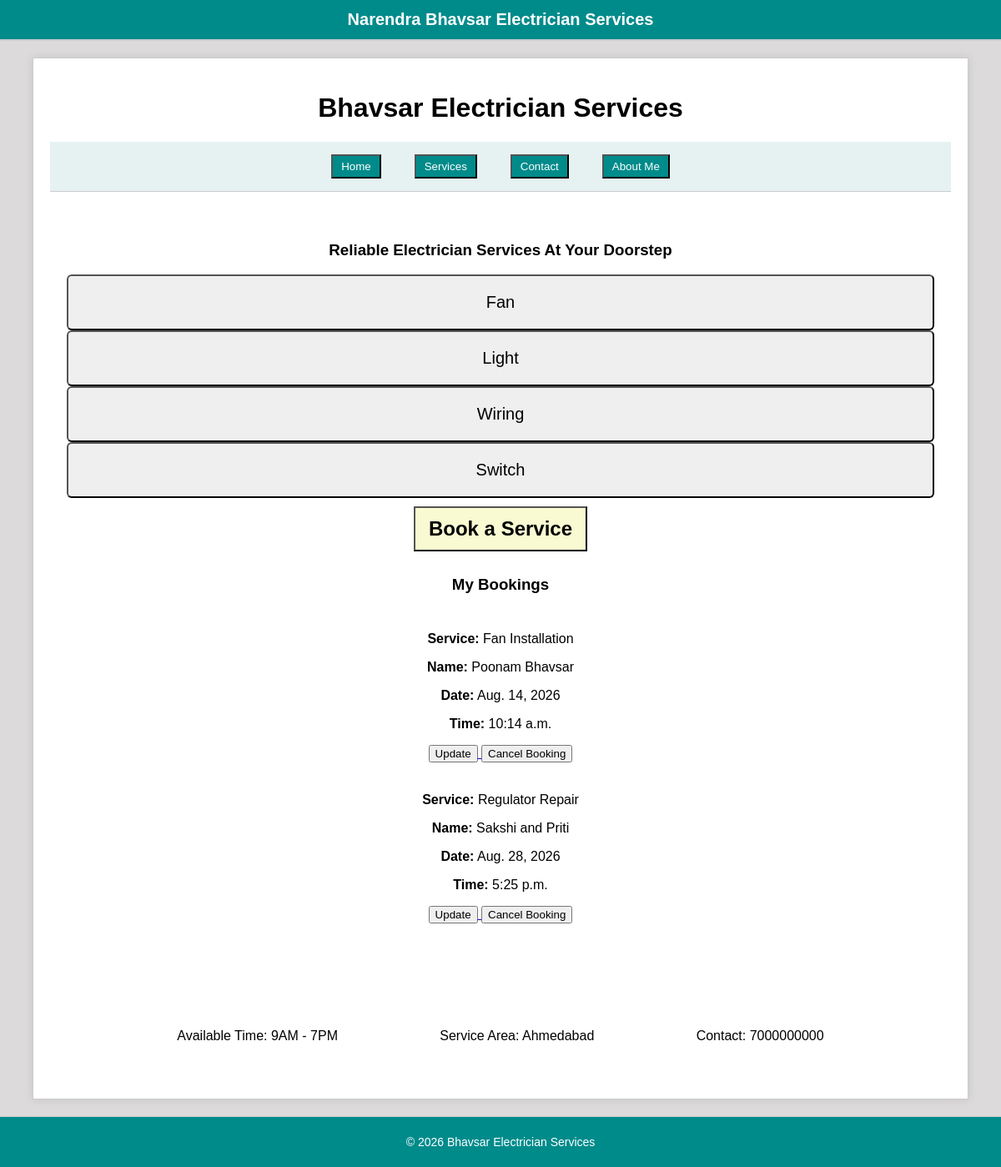
The page / on the database its author committed.
### services/models.py (models this page shows, shortened)
class Booking(models.Model):
    customer_name = models.CharField(max_length=100)
    mobile = models.CharField(max_length=15)
    service = models.CharField(max_length=100)
    price = models.IntegerField()
    location = models.CharField(max_length=100)
    address = models.TextField()
    date = models.DateField()
    time = models.TimeField()

### Electrician/views.py (the view)
# urls.py: 2. Add a URL to urlpatterns:  path('', views.home, name='home')
def home(request):
    bookings = Booking.objects.all()
    return render(request,"home.html",{"bookings": bookings})

### templates/home.html (shortened to what this page needs)
{% load static %}
<!DOCTYPE html>
<html lang="en">
<head>
    <link rel="stylesheet" href="{% static 'home.css' %}">
</head>
<body>
    <div class="header-banner">
            Narendra Bhavsar Electrician Services
</div>
    <div class="page">
        <header>
            <h1>Bhavsar Electrician Services</h1>
            <div class="navbar">
                <a href=""><button>Home</button></a>
                <a href="{% url 'services' %}"><button>Services</button></a>
                <a href="{% url 'contact' %}"><button>Contact</button></a>
                <a href="{% url 'about' %}"><button>About Me</button></a>
            </div>
        </header>
        <section class="home">
            <h3>Reliable Electrician Services At Your Doorstep</h3>
            <div class="button">
                <button type="button">Fan</button>
                <button type="button">Light</button>
                <button type="button">Wiring</button>
                <button type="button">Switch</button>
            </div>
            <div class="booking">
                <button style="background-color: lightgoldenrodyellow;">
                    <a href="{% url 'services' %}" class="book">Book a Service</a>
                </button>
            </div>
            <div class="booking-options">
            <h3>My Bookings</h3>
            {% for booking in bookings %}
            <div class="booking">
            <p>
                <b>Service:</b> {{ booking.service }}
            </p>
            <p>
                <b>Name:</b> {{ booking.customer_name }}
            </p>
            <p>
                <b>Date:</b> {{ booking.date }}
            </p>
            <p>
                <b>Time:</b> {{ booking.time }}
            </p>
            <a href="{% url 'update_booking' booking.id %}">
                <button type="button">Update</button>
            </a>
            <a href="{% url 'cancel_booking' booking.id %}">
                <button type="button">Cancel Booking</button>
            </a>
        </div>
        {% empty %}
        <p>No booking found.</p>
        {% endfor %}
</div>
        </section>
        <section class="information">
            <p>Available Time: 9AM - 7PM</p>
            <p>Service Area: Ahmedabad</p>
            <p>Contact: 7000000000</p>
        </section>
    </div>
    <footer>
        <p>© 2026 Bhavsar Electrician Services</p>
    </footer>
</body>
</html>

### Electrician/static/home.css (style rules this page uses)
body { background-color: rgb(220, 218, 218); margin: 0; font-family: Arial, sans-serif; }
h1 { text-align: center; }
.navbar { display: flex; justify-content: center; gap: 40px; font-size: 18px; padding: 15px; background-color: #e6f2f2; border-bottom: 1px solid #ccc; }
.navbar button { color: white; padding: 5px 10px; background-color: darkcyan; }
.home { text-align: center; padding: 40px 20px; }
.button button { display: flex; justify-content: space-evenly; gap: 5px; padding: 20px; width: 100%; box-sizing: border-box; font-size: 20px; border-radius: 6px; }
h3, h4 { text-align: center; }
.booking { text-align: center; padding: 10px; }
.book { display: inline-block; background-color: lightgoldenrodyellow; padding: 10px 10px; font-size: 24px; font-weight: bold; border-radius: 8px; text-decoration: none; color: black; transition: 0.3s; }
.information { display: flex; justify-content: space-evenly; padding: 30px; margin-top: 30px; }
footer { text-align: center; padding: 8px; background-color: darkcyan; color: white; border-top: 1px solid #ccc; font-size: 14px; }
.page { width: 90%; max-width: 1200px; margin: 20px auto; padding: 20px; background-color: white; border: 1px solid #ccc; box-shadow: 0 0 10px rgba(0,0,0,0.1); }
.header-banner { text-align: center; padding: 12px; background-color: darkcyan; color: white; font-size: 20px; font-weight: bold; border-bottom: 2px solid #ccc; }

### rows shown on the page
Booking: service "Fan Installation", customer_name "Poonam Bhavsar", date "Aug. 14, 2026", time "10:14 a.m."
Booking: service "Regulator Repair", customer_name "Sakshi and Priti", date "Aug. 28, 2026", time "5:25 p.m."
